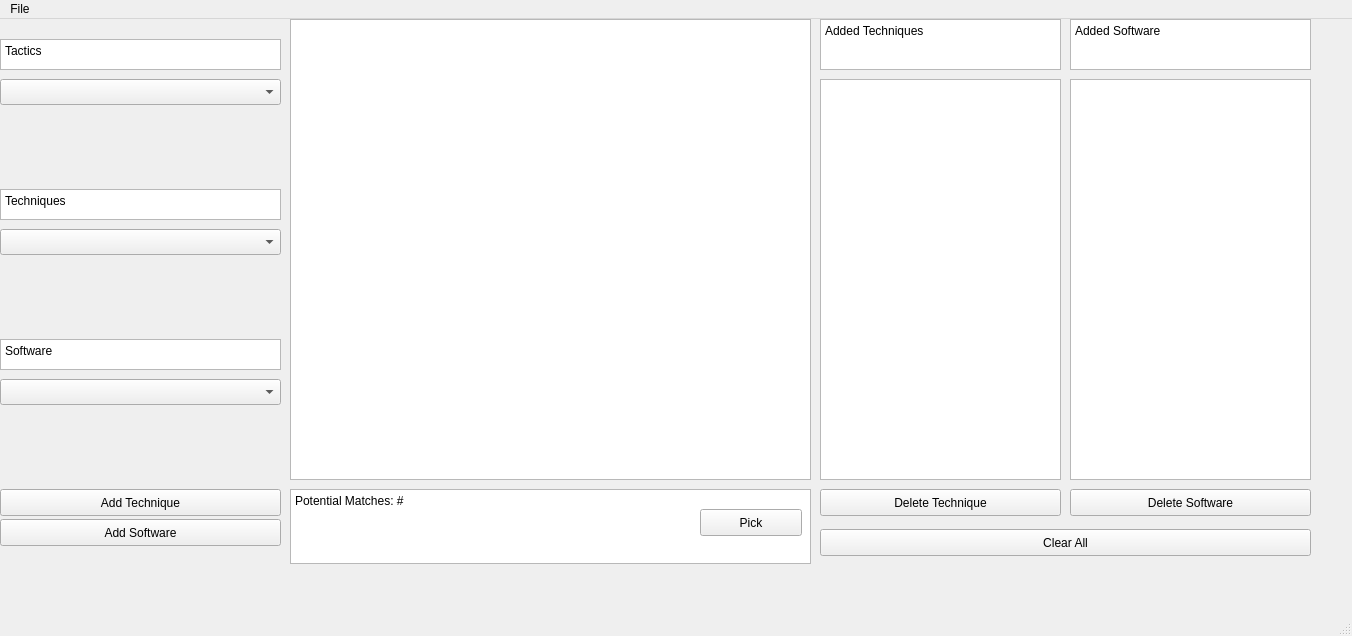
<?xml version="1.0" encoding="UTF-8"?>
<ui version="4.0">
 <class>MainWindow</class>
 <widget class="QMainWindow" name="MainWindow">
  <property name="geometry">
   <rect>
    <x>0</x>
    <y>0</y>
    <width>1352</width>
    <height>636</height>
   </rect>
  </property>
  <property name="windowTitle">
   <string>MainWindow</string>
  </property>
  <property name="styleSheet">
   <string notr="true"/>
  </property>
  <widget class="QWidget" name="centralwidget">
   <widget class="QPushButton" name="AddTechnique">
    <property name="geometry">
     <rect>
      <x>0</x>
      <y>470</y>
      <width>281</width>
      <height>27</height>
     </rect>
    </property>
    <property name="text">
     <string>Add Technique</string>
    </property>
   </widget>
   <widget class="QComboBox" name="Tactics">
    <property name="geometry">
     <rect>
      <x>0</x>
      <y>60</y>
      <width>281</width>
      <height>26</height>
     </rect>
    </property>
    <property name="maxVisibleItems">
     <number>4</number>
    </property>
   </widget>
   <widget class="QComboBox" name="Techniques">
    <property name="geometry">
     <rect>
      <x>0</x>
      <y>210</y>
      <width>281</width>
      <height>26</height>
     </rect>
    </property>
    <property name="maxVisibleItems">
     <number>4</number>
    </property>
   </widget>
   <widget class="QPlainTextEdit" name="TacticsBox">
    <property name="geometry">
     <rect>
      <x>0</x>
      <y>20</y>
      <width>281</width>
      <height>31</height>
     </rect>
    </property>
    <property name="styleSheet">
     <string notr="true"/>
    </property>
    <property name="plainText">
     <string>Tactics</string>
    </property>
   </widget>
   <widget class="QPlainTextEdit" name="TechniquesBox">
    <property name="geometry">
     <rect>
      <x>0</x>
      <y>170</y>
      <width>281</width>
      <height>31</height>
     </rect>
    </property>
    <property name="plainText">
     <string>Techniques</string>
    </property>
   </widget>
   <widget class="QPlainTextEdit" name="DescriptionBox">
    <property name="geometry">
     <rect>
      <x>290</x>
      <y>0</y>
      <width>521</width>
      <height>461</height>
     </rect>
    </property>
    <property name="plainText">
     <string/>
    </property>
   </widget>
   <widget class="QPlainTextEdit" name="PotentialMatches">
    <property name="geometry">
     <rect>
      <x>290</x>
      <y>470</y>
      <width>521</width>
      <height>75</height>
     </rect>
    </property>
    <property name="plainText">
     <string>Potential Matches: #</string>
    </property>
   </widget>
   <widget class="QPushButton" name="Pick">
    <property name="geometry">
     <rect>
      <x>700</x>
      <y>490</y>
      <width>102</width>
      <height>27</height>
     </rect>
    </property>
    <property name="text">
     <string>Pick</string>
    </property>
   </widget>
   <widget class="QPushButton" name="DeleteTechnique">
    <property name="geometry">
     <rect>
      <x>820</x>
      <y>470</y>
      <width>241</width>
      <height>27</height>
     </rect>
    </property>
    <property name="text">
     <string>Delete Technique</string>
    </property>
   </widget>
   <widget class="QPlainTextEdit" name="SoftwareBox">
    <property name="geometry">
     <rect>
      <x>0</x>
      <y>320</y>
      <width>281</width>
      <height>31</height>
     </rect>
    </property>
    <property name="plainText">
     <string>Software</string>
    </property>
   </widget>
   <widget class="QComboBox" name="Software">
    <property name="geometry">
     <rect>
      <x>0</x>
      <y>360</y>
      <width>281</width>
      <height>26</height>
     </rect>
    </property>
    <property name="autoFillBackground">
     <bool>false</bool>
    </property>
    <property name="maxVisibleItems">
     <number>4</number>
    </property>
   </widget>
   <widget class="QPushButton" name="AddSoftware">
    <property name="geometry">
     <rect>
      <x>0</x>
      <y>500</y>
      <width>281</width>
      <height>27</height>
     </rect>
    </property>
    <property name="text">
     <string>Add Software</string>
    </property>
   </widget>
   <widget class="QPlainTextEdit" name="AddedTechniquesText">
    <property name="geometry">
     <rect>
      <x>820</x>
      <y>0</y>
      <width>241</width>
      <height>51</height>
     </rect>
    </property>
    <property name="plainText">
     <string>Added Techniques</string>
    </property>
   </widget>
   <widget class="QPushButton" name="DeleteSoftware">
    <property name="geometry">
     <rect>
      <x>1070</x>
      <y>470</y>
      <width>241</width>
      <height>27</height>
     </rect>
    </property>
    <property name="text">
     <string>Delete Software</string>
    </property>
   </widget>
   <widget class="QPlainTextEdit" name="AddedSoftwareText">
    <property name="geometry">
     <rect>
      <x>1070</x>
      <y>0</y>
      <width>241</width>
      <height>51</height>
     </rect>
    </property>
    <property name="plainText">
     <string>Added Software</string>
    </property>
   </widget>
   <widget class="QListWidget" name="AddedTechniquesBox">
    <property name="geometry">
     <rect>
      <x>820</x>
      <y>60</y>
      <width>241</width>
      <height>401</height>
     </rect>
    </property>
   </widget>
   <widget class="QListWidget" name="AddedSoftwareBox">
    <property name="geometry">
     <rect>
      <x>1070</x>
      <y>60</y>
      <width>241</width>
      <height>401</height>
     </rect>
    </property>
    <property name="palette">
     <palette>
      <active>
       <colorrole role="WindowText">
        <brush brushstyle="SolidPattern">
         <color alpha="255">
          <red>35</red>
          <green>39</green>
          <blue>41</blue>
         </color>
        </brush>
       </colorrole>
      </active>
      <inactive>
       <colorrole role="WindowText">
        <brush brushstyle="SolidPattern">
         <color alpha="255">
          <red>35</red>
          <green>39</green>
          <blue>41</blue>
         </color>
        </brush>
       </colorrole>
      </inactive>
      <disabled>
       <colorrole role="WindowText">
        <brush brushstyle="SolidPattern">
         <color alpha="255">
          <red>144</red>
          <green>147</green>
          <blue>147</blue>
         </color>
        </brush>
       </colorrole>
      </disabled>
     </palette>
    </property>
   </widget>
   <widget class="QPushButton" name="ClearAll">
    <property name="geometry">
     <rect>
      <x>820</x>
      <y>510</y>
      <width>491</width>
      <height>27</height>
     </rect>
    </property>
    <property name="text">
     <string>Clear All</string>
    </property>
   </widget>
   <zorder>PotentialMatches</zorder>
   <zorder>DeleteTechnique</zorder>
   <zorder>DeleteSoftware</zorder>
   <zorder>AddedSoftwareText</zorder>
   <zorder>AddedSoftwareBox</zorder>
   <zorder>ClearAll</zorder>
   <zorder>TacticsBox</zorder>
   <zorder>TechniquesBox</zorder>
   <zorder>SoftwareBox</zorder>
   <zorder>Tactics</zorder>
   <zorder>Techniques</zorder>
   <zorder>Software</zorder>
   <zorder>AddTechnique</zorder>
   <zorder>AddSoftware</zorder>
   <zorder>DescriptionBox</zorder>
   <zorder>Pick</zorder>
   <zorder>AddedTechniquesText</zorder>
   <zorder>AddedTechniquesBox</zorder>
  </widget>
  <widget class="QStatusBar" name="statusbar"/>
  <widget class="QMenuBar" name="menubar">
   <property name="geometry">
    <rect>
     <x>0</x>
     <y>0</y>
     <width>1352</width>
     <height>25</height>
    </rect>
   </property>
   <widget class="QMenu" name="menuFile">
    <property name="title">
     <string>File</string>
    </property>
    <addaction name="actionUpdate"/>
   </widget>
   <addaction name="menuFile"/>
  </widget>
  <action name="actionUpdate">
   <property name="text">
    <string>Update</string>
   </property>
  </action>
 </widget>
 <resources/>
 <connections/>
</ui>
